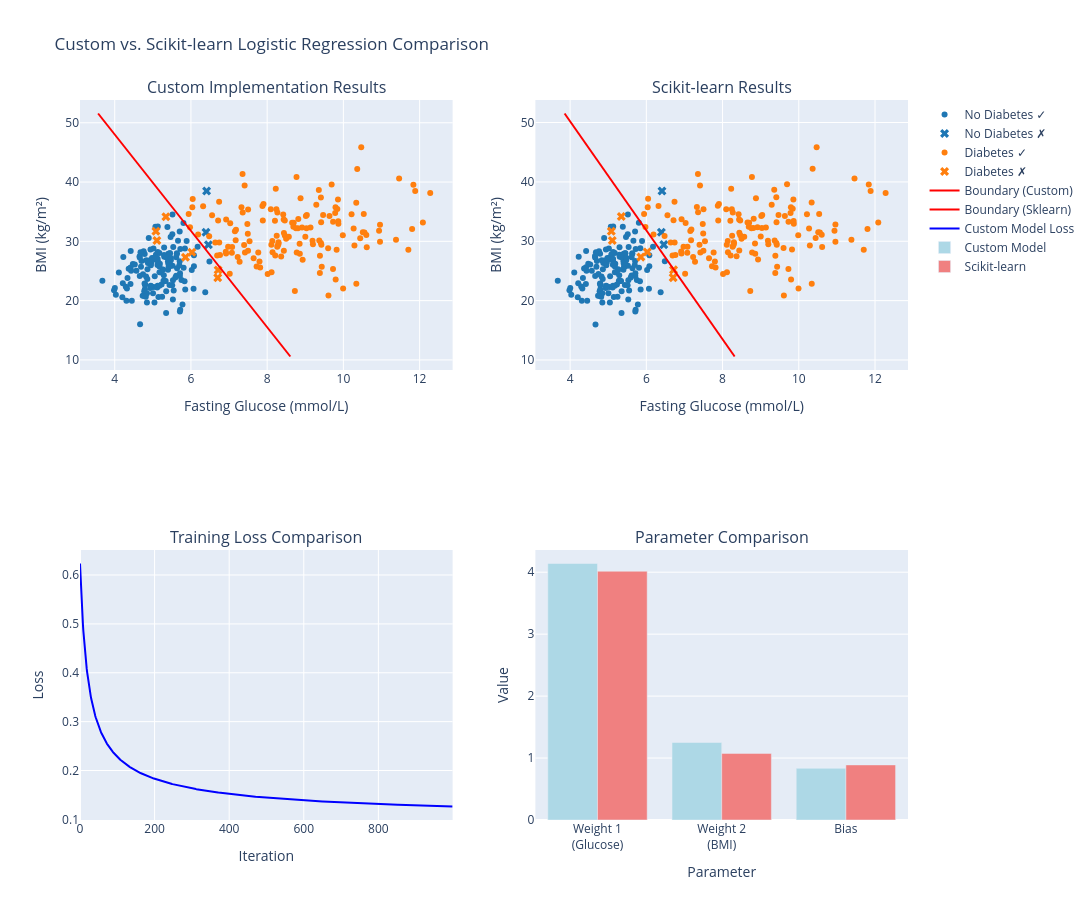

The notebook cell saved with this chart:
### Markdown cell above
## 7. Comparison with Scikit-learn Implementation

Let's compare our custom implementation with scikit-learn's optimized version.

### Code cell
# Prepare data for comparison
X = clinical_data[['fasting_glucose', 'bmi']].values
y = clinical_data['diabetes'].values

# Split into training and testing sets
X_train, X_test, y_train, y_test = train_test_split(X, y, test_size=0.2, random_state=42, stratify=y)

# Standardize features
scaler = StandardScaler()
X_train_scaled = scaler.fit_transform(X_train)
X_test_scaled = scaler.transform(X_test)

print("🔬 Comparing Custom Implementation vs. Scikit-learn")
print(f"   Training samples: {len(X_train)}, Test samples: {len(X_test)}")

# Train custom model
print("\n🤖 Training Custom Clinical Logistic Regression...")
custom_model = ClinicalLogisticRegression(learning_rate=0.1, max_iterations=1000)
custom_model.fit(X_train_scaled, y_train)

custom_train_pred = custom_model.predict(X_train_scaled)
custom_test_pred = custom_model.predict(X_test_scaled)
custom_train_acc = accuracy_score(y_train, custom_train_pred)
custom_test_acc = accuracy_score(y_test, custom_test_pred)

# Train scikit-learn model
print("🔬 Training Scikit-learn Logistic Regression...")
sklearn_model = LogisticRegression(random_state=42, max_iter=1000)
sklearn_model.fit(X_train_scaled, y_train)

sklearn_train_pred = sklearn_model.predict(X_train_scaled)
sklearn_test_pred = sklearn_model.predict(X_test_scaled)
sklearn_train_acc = accuracy_score(y_train, sklearn_train_pred)
sklearn_test_acc = accuracy_score(y_test, sklearn_test_pred)

# Create comparison visualization
fig = make_subplots(
    rows=2, cols=2,
    subplot_titles=(
        'Custom Implementation Results',
        'Scikit-learn Results',
        'Training Loss Comparison',
        'Parameter Comparison'
    )
)

def add_classification_plot(fig, row, col, X_data, y_true, y_pred, model_weights, model_bias, scaler, title_suffix):
    """Helper function to add classification plot."""
    
    # Prepare full dataset for visualization (not just train/test split)
    X_full = clinical_data[['fasting_glucose', 'bmi']].values
    y_full = clinical_data['diabetes'].values
    X_full_scaled = scaler.transform(X_full)
    
    # Get predictions for full dataset
    if hasattr(model_weights, 'predict'):  # sklearn model
        y_full_pred = model_weights.predict(X_full_scaled)
    else:  # custom model
        # Create temporary model for prediction
        temp_model = ClinicalLogisticRegression()
        temp_model.weights = model_weights
        temp_model.bias = model_bias
        y_full_pred = temp_model.predict(X_full_scaled)
    
    colors = ['#1f77b4', '#ff7f0e']
    class_names = ['No Diabetes', 'Diabetes']
    
    for i, label in enumerate(['No Diabetes', 'Diabetes']):
        subset = clinical_data[clinical_data['diagnosis'] == label]
        subset_indices = clinical_data[clinical_data['diagnosis'] == label].index
        subset_predictions = y_full_pred[subset_indices]
        subset_actual = y_full[subset_indices]
        
        # Correctly classified
        correct_mask = subset_predictions == subset_actual
        if np.any(correct_mask):
            correct_subset = subset[correct_mask]
            fig.add_trace(
                go.Scatter(
                    x=correct_subset['fasting_glucose'],
                    y=correct_subset['bmi'],
                    mode='markers',
                    name=f'{label} ✓',
                    marker=dict(color=colors[i], size=6),
                    showlegend=(row == 1 and col == 1)  # Only show legend for first plot
                ), row=row, col=col
            )
        
        # Incorrectly classified
        incorrect_mask = ~correct_mask
        if np.any(incorrect_mask):
            incorrect_subset = subset[incorrect_mask]
            fig.add_trace(
                go.Scatter(
                    x=incorrect_subset['fasting_glucose'],
                    y=incorrect_subset['bmi'],
                    mode='markers',
                    name=f'{label} ✗',
                    marker=dict(color=colors[i], size=8, symbol='x'),
                    showlegend=(row == 1 and col == 1)  # Only show legend for first plot
                ), row=row, col=col
            )
    
    # Decision boundary
    glucose_range = np.linspace(clinical_data['fasting_glucose'].min() - 0.5, 
                           clinical_data['fasting_glucose'].max() + 0.5, 100)
    glucose_scaled = (glucose_range - scaler.mean_[0]) / scaler.scale_[0]
    
    if hasattr(model_weights, 'coef_'):  # sklearn model
        weights = model_weights.coef_[0]
        bias = model_weights.intercept_[0]
    else:  # custom model
        weights = model_weights
        bias = model_bias
    
    if abs(weights[1]) > 1e-10:
        bmi_scaled = -(weights[0] * glucose_scaled + bias) / weights[1]
        bmi_boundary = bmi_scaled * scaler.scale_[1] + scaler.mean_[1]
        
        valid_mask = (bmi_boundary >= clinical_data['bmi'].min() - 6) & \
                    (bmi_boundary <= clinical_data['bmi'].max() + 6)
        
        if np.any(valid_mask):
            fig.add_trace(
                go.Scatter(
                    x=glucose_range[valid_mask],
                    y=bmi_boundary[valid_mask],
                    mode='lines',
                    name=f'Boundary {title_suffix}',
                    line=dict(color='red', width=2),
                    showlegend=(row == 1)  # Show legend for top plots
                ), row=row, col=col
            )

# Add classification plots
add_classification_plot(fig, 1, 1, X_train, y_train, custom_train_pred, 
                       custom_model.weights, custom_model.bias, scaler, "(Custom)")
add_classification_plot(fig, 1, 2, X_train, y_train, sklearn_train_pred, 
                       sklearn_model, None, scaler, "(Sklearn)")

# Training loss comparison
fig.add_trace(
    go.Scatter(
        x=list(range(len(custom_model.costs))),
        y=custom_model.costs,
        mode='lines',
        name='Custom Model Loss',
        line=dict(color='blue', width=2)
    ), row=2, col=1
)

# Parameter comparison
custom_params = [custom_model.weights[0], custom_model.weights[1], custom_model.bias]
sklearn_params = [sklearn_model.coef_[0][0], sklearn_model.coef_[0][1], sklearn_model.intercept_[0]]
param_names = ['Weight 1<br>(Glucose)', 'Weight 2<br>(BMI)', 'Bias']

fig.add_trace(
    go.Bar(
        x=param_names,
        y=custom_params,
        name='Custom Model',
        marker_color='lightblue',
        offsetgroup=1
    ), row=2, col=2
)

fig.add_trace(
    go.Bar(
        x=param_names,
        y=sklearn_params,
        name='Scikit-learn',
        marker_color='lightcoral',
        offsetgroup=2
    ), row=2, col=2
)

# Update layout
fig.update_layout(
    title='Custom vs. Scikit-learn Logistic Regression Comparison',
    width=1400,
    height=900,
    showlegend=True
)

# Update axes
fig.update_xaxes(title_text="Fasting Glucose (mmol/L)", row=1, col=1)
fig.update_yaxes(title_text="BMI (kg/m²)", row=1, col=1)
fig.update_xaxes(title_text="Fasting Glucose (mmol/L)", row=1, col=2)
fig.update_yaxes(title_text="BMI (kg/m²)", row=1, col=2)
fig.update_xaxes(title_text="Iteration", row=2, col=1)
fig.update_yaxes(title_text="Loss", row=2, col=1)
fig.update_xaxes(title_text="Parameter", row=2, col=2)
fig.update_yaxes(title_text="Value", row=2, col=2)

fig.show()

# Print detailed comparison
print("\n📊 Performance Comparison:")
print(f"{'Model':<20} {'Train Acc':<10} {'Test Acc':<10} {'Final Loss':<12}")
print("-" * 55)
print(f"{'Custom':<20} {custom_train_acc:<10.3f} {custom_test_acc:<10.3f} {custom_model.costs[-1]:<12.6f}")
print(f"{'Scikit-learn':<20} {sklearn_train_acc:<10.3f} {sklearn_test_acc:<10.3f} {'N/A':<12}")

print("\n🔍 Parameter Comparison:")
print(f"{'Parameter':<15} {'Custom':<12} {'Scikit-learn':<12} {'Difference':<12}")
print("-" * 55)
for i, name in enumerate(['Glucose Weight', 'BMI Weight', 'Bias']):
    diff = abs(custom_params[i] - sklearn_params[i])
    print(f"{name:<15} {custom_params[i]:<12.6f} {sklearn_params[i]:<12.6f} {diff:<12.6f}")

print("\n💡 Key Insights:")
print("   • Both models achieve similar performance (good validation of our implementation)")
print("   • Parameter values are close but not identical (different optimization details)")
print("   • Scikit-learn uses more advanced optimization (L-BFGS vs. basic gradient descent)")
print("   • Our custom implementation shows the learning process transparently")

### Figure 1 — Plotly figure (JSON) as saved in the notebook; plotly's stock layout.template omitted (floating-point values rounded to 4 significant figures; data arrays with more than 128 entries replaced by an {"elided": "..."} marker saying what was removed)
{"data": [{"marker": {"color": "#1f77b4", "size": 6}, "mode": "markers", "name": "No Diabetes ✓", "showlegend": true, "type": "scatter", "x": {"elided": "147 float values"}, "xaxis": "x", "y": {"elided": "147 float values"}, "yaxis": "y"}, {"marker": {"color": "#1f77b4", "size": 8, "symbol": "x"}, "mode": "markers", "name": "No Diabetes ✗", "showlegend": true, "type": "scatter", "x": [6.395, 6.411, 6.459], "xaxis": "x", "y": [31.53, 38.48, 29.43], "yaxis": "y"}, {"marker": {"color": "#ff7f0e", "size": 6}, "mode": "markers", "name": "Diabetes ✓", "showlegend": true, "type": "scatter", "x": {"elided": "143 float values"}, "xaxis": "x", "y": {"elided": "143 float values"}, "yaxis": "y"}, {"marker": {"color": "#ff7f0e", "size": 8, "symbol": "x"}, "mode": "markers", "name": "Diabetes ✗", "showlegend": true, "type": "scatter", "x": [6.714, 5.856, 6.704, 5.081, 5.106, 6.024, 5.343], "xaxis": "x", "y": [25.18, 27.33, 23.88, 31.7, 30.13, 28.18, 34.16], "yaxis": "y"}, {"line": {"color": "red", "width": 2}, "mode": "lines", "name": "Boundary (Custom)", "showlegend": true, "type": "scatter", "x": [3.565, 3.661, 3.758, 3.855, 3.952, 4.049, 4.146, 4.243, 4.34, 4.437, 4.534, 4.631, 4.728, 4.825, 4.922, 5.019, 5.116, 5.213, 5.31, 5.407, 5.504, 5.601, 5.698, 5.795, 5.892, 5.989, 6.086, 6.183, 6.28, 6.377, 6.474, 6.571, 6.668, 6.765, 6.862, 6.959, 7.056, 7.153, 7.25, 7.347, 7.444, 7.541, 7.638, 7.735, 7.832, 7.929, 8.026, 8.123, 8.22, 8.317, 8.414, 8.511, 8.608], "xaxis": "x", "y": [51.56, 50.77, 49.98, 49.2, 48.41, 47.62, 46.83, 46.04, 45.26, 44.47, 43.68, 42.89, 42.1, 41.31, 40.53, 39.74, 38.95, 38.16, 37.37, 36.59, 35.8, 35.01, 34.22, 33.43, 32.65, 31.86, 31.07, 30.28, 29.49, 28.71, 27.92, 27.13, 26.34, 25.55, 24.76, 23.98, 23.19, 22.4, 21.61, 20.82, 20.04, 19.25, 18.46, 17.67, 16.88, 16.1, 15.31, 14.52, 13.73, 12.94, 12.16, 11.37, 10.58], "yaxis": "y"}, {"marker": {"color": "#1f77b4", "size": 6}, "mode": "markers", "name": "No Diabetes ✓", "showlegend": false, "type": "scatter", "x": {"elided": "147 float values"}, "xaxis": "x2", "y": {"elided": "147 float values"}, "yaxis": "y2"}, {"marker": {"color": "#1f77b4", "size": 8, "symbol": "x"}, "mode": "markers", "name": "No Diabetes ✗", "showlegend": false, "type": "scatter", "x": [6.395, 6.411, 6.459], "xaxis": "x2", "y": [31.53, 38.48, 29.43], "yaxis": "y2"}, {"marker": {"color": "#ff7f0e", "size": 6}, "mode": "markers", "name": "Diabetes ✓", "showlegend": false, "type": "scatter", "x": {"elided": "143 float values"}, "xaxis": "x2", "y": {"elided": "143 float values"}, "yaxis": "y2"}, {"marker": {"color": "#ff7f0e", "size": 8, "symbol": "x"}, "mode": "markers", "name": "Diabetes ✗", "showlegend": false, "type": "scatter", "x": [6.714, 5.856, 6.704, 5.081, 5.106, 6.024, 5.343], "xaxis": "x2", "y": [25.18, 27.33, 23.88, 31.7, 30.13, 28.18, 34.16], "yaxis": "y2"}, {"line": {"color": "red", "width": 2}, "mode": "lines", "name": "Boundary (Sklearn)", "showlegend": true, "type": "scatter", "x": [3.855, 3.952, 4.049, 4.146, 4.243, 4.34, 4.437, 4.534, 4.631, 4.728, 4.825, 4.922, 5.019, 5.116, 5.213, 5.31, 5.407, 5.504, 5.601, 5.698, 5.795, 5.892, 5.989, 6.086, 6.183, 6.28, 6.377, 6.474, 6.571, 6.668, 6.765, 6.862, 6.959, 7.056, 7.153, 7.25, 7.347, 7.444, 7.541, 7.638, 7.735, 7.832, 7.929, 8.026, 8.123, 8.22, 8.317], "xaxis": "x2", "y": [51.52, 50.63, 49.74, 48.85, 47.96, 47.07, 46.18, 45.29, 44.4, 43.51, 42.62, 41.73, 40.84, 39.95, 39.06, 38.17, 37.28, 36.4, 35.51, 34.62, 33.73, 32.84, 31.95, 31.06, 30.17, 29.28, 28.39, 27.5, 26.61, 25.72, 24.83, 23.94, 23.05, 22.16, 21.27, 20.38, 19.49, 18.6, 17.71, 16.82, 15.93, 15.04, 14.15, 13.26, 12.37, 11.48, 10.59], "yaxis": "y2"}, {"line": {"color": "blue", "width": 2}, "mode": "lines", "name": "Custom Model Loss", "type": "scatter", "x": {"elided": "1000 int values"}, "xaxis": "x3", "y": {"elided": "1000 float values"}, "yaxis": "y3"}, {"marker": {"color": "lightblue"}, "name": "Custom Model", "offsetgroup": "1", "type": "bar", "x": ["Weight 1<br>(Glucose)", "Weight 2<br>(BMI)", "Bias"], "xaxis": "x4", "y": [4.141, 1.252, 0.8339], "yaxis": "y4"}, {"marker": {"color": "lightcoral"}, "name": "Scikit-learn", "offsetgroup": "2", "type": "bar", "x": ["Weight 1<br>(Glucose)", "Weight 2<br>(BMI)", "Bias"], "xaxis": "x4", "y": [4.016, 1.075, 0.8893], "yaxis": "y4"}], "layout": {"annotations": [{"font": {"size": 16}, "showarrow": false, "text": "Custom Implementation Results", "x": 0.225, "xanchor": "center", "xref": "paper", "y": 1.0, "yanchor": "bottom", "yref": "paper"}, {"font": {"size": 16}, "showarrow": false, "text": "Scikit-learn Results", "x": 0.775, "xanchor": "center", "xref": "paper", "y": 1.0, "yanchor": "bottom", "yref": "paper"}, {"font": {"size": 16}, "showarrow": false, "text": "Training Loss Comparison", "x": 0.225, "xanchor": "center", "xref": "paper", "y": 0.375, "yanchor": "bottom", "yref": "paper"}, {"font": {"size": 16}, "showarrow": false, "text": "Parameter Comparison", "x": 0.775, "xanchor": "center", "xref": "paper", "y": 0.375, "yanchor": "bottom", "yref": "paper"}], "height": 900, "showlegend": true, "title": {"text": "Custom vs. Scikit-learn Logistic Regression Comparison"}, "width": 1400, "xaxis": {"anchor": "y", "domain": [0.0, 0.45], "title": {"text": "Fasting Glucose (mmol/L)"}}, "xaxis2": {"anchor": "y2", "domain": [0.55, 1.0], "title": {"text": "Fasting Glucose (mmol/L)"}}, "xaxis3": {"anchor": "y3", "domain": [0.0, 0.45], "title": {"text": "Iteration"}}, "xaxis4": {"anchor": "y4", "domain": [0.55, 1.0], "title": {"text": "Parameter"}}, "yaxis": {"anchor": "x", "domain": [0.625, 1.0], "title": {"text": "BMI (kg/m²)"}}, "yaxis2": {"anchor": "x2", "domain": [0.625, 1.0], "title": {"text": "BMI (kg/m²)"}}, "yaxis3": {"anchor": "x3", "domain": [0.0, 0.375], "title": {"text": "Loss"}}, "yaxis4": {"anchor": "x4", "domain": [0.0, 0.375], "title": {"text": "Value"}}}}
